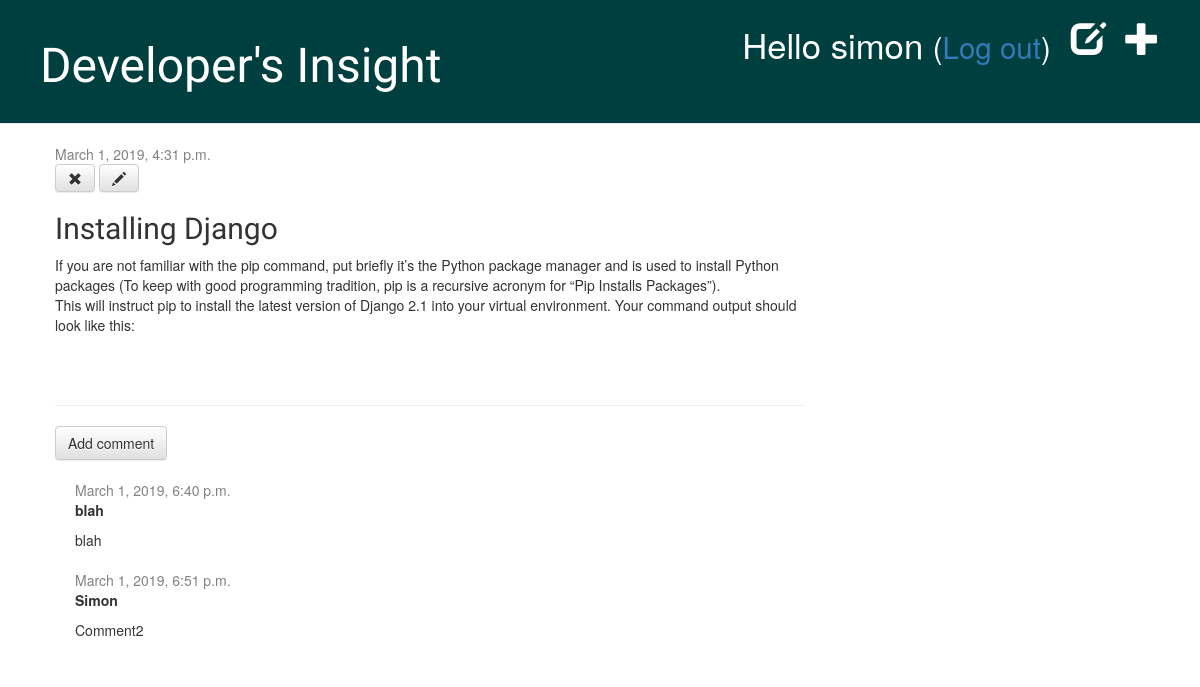
The app's page /post/5/ (signed in) with its own data.
### blog/models.py (models this page shows, shortened)
class Post(models.Model):
    author = models.ForeignKey(settings.AUTH_USER_MODEL, on_delete=models.CASCADE)
    title = models.CharField(max_length=200)
    text = models.TextField()
    created_date = models.DateTimeField(default=timezone.now)
    published_date = models.DateTimeField(blank=True, null=True)
    image = models.FileField(upload_to='static/images', null=True)

class Comment(models.Model):
    post = models.ForeignKey('blog.Post', on_delete=models.CASCADE, related_name='comments')
    author = models.CharField(max_length=200)
    text = models.TextField()
    created_date = models.DateTimeField(default=timezone.now)
    approved_comment = models.BooleanField(default=False)

### blog/views.py (the view)
# urls.py: path('post/<int:pk>/', views.post_detail, name='post_detail'),
@login_required
def post_detail(request, pk):
    post = get_object_or_404(Post, pk=pk)
    return render(request, 'blog/post_detail.html', {'post': post})

### blog/templates/blog/post_detail.html (shortened to what this page needs)
{% extends 'blog/base.html' %}
{% block content %}
    <div class="post">
        {% if post.published_date %}
        <div class="date">
            {{ post.published_date }}
        </div>
        {% else %}
        <a class="btn btn-default" href="{% url 'post_publish' pk=post.pk %}">Publish</a>
        {% endif %}
        {% if user.is_authenticated %}
        <a class="btn btn-default" href="{% url 'post_remove' pk=post.pk %}"><span class="glyphicon glyphicon-remove"></span></a>
        <a class="btn btn-default" href="{% url 'post_edit' pk=post.pk %}"><span class="glyphicon glyphicon-pencil"></span></a>
        {% endif %}
        <h2>{{ post.title }}</h2>
        <p>{{ post.text|linebreaksbr }}</p>
    </div>
<hr>
<a class="btn btn-default" href="{% url 'add_comment_to_post' pk=post.pk %}">Add comment</a>
{% for comment in post.comments.all %}
    {% if user.is_authenticated or comment.approved_comment %}
    <div class="comment">
        <div class="date">
            {{ comment.created_date }}
        </div>
        <strong>{{ comment.author }}</strong>
        <p>{{ comment.text|linebreaks }}</p>
    </div>
    {% endif %}
{% empty %}
    <p>No comments here yet :(</p>
{% endfor %}
{% endblock %}

### blog/templates/blog/base.html (shortened to what this page needs)
{% load static %}
<html>
    <head>
        <link rel="stylesheet" href="//maxcdn.bootstrapcdn.com/bootstrap/3.2.0/css/bootstrap.min.css">
        <link rel="stylesheet" href="//maxcdn.bootstrapcdn.com/bootstrap/3.2.0/css/bootstrap-theme.min.css">
        <link rel="stylesheet" href="{% static 'css/blog.css' %}">
    </head>
<body>
    <div class="page-header">
        {% if user.is_authenticated %}
        <a href="{% url 'post_new' %}" class="top-menu"><span class="glyphicon glyphicon-plus"></span></a>
        <a href="{% url 'post_draft_list' %}" class="top-menu"><span class="glyphicon glyphicon-edit"></span></a>
        <p class="top-menu">Hello {{ user.username }} <small>(<a href="{% url 'logout' %}">Log out</a>)</small></p>
        {% else %}
            <a href="{% url 'login' %}" class="top-menu"><span class="glyphicon glyphicon-lock"></span></a>
        {% endif %}
        <h1><a href="/">Developer's Insight</a></h1>
    </div>
    <div class="content container">
        <div class="row">
            <div class="col-md-8">
            {% block content %}
            {% endblock %}
            </div>
        </div>
    </div>
</body>
</html>

### blog/static/css/blog.css (style rules this page uses)
h1 a, h2 a { color: #C25100; font-family: 'Lobster'; }
.page-header { background-color:#003F3F; margin-top: 0; padding: 20px 20px 20px 40px; }
.page-header h1, .page-header h1 a, .page-header h1 a:visited, .page-header h1 a:active { color: #ffffff; font-size: 36pt; text-decoration: none; }
.content { margin-left: 40px; }
h1, h2, h3, h4 { font-family: 'Lobster', cursive; }
.date { color: #828282; }
.top-menu, .top-menu:hover, .top-menu:visited { color: #ffffff; float: right; font-size: 26pt; margin-right: 20px; }
.post { margin-bottom: 70px; }
.comment { margin: 20px 0px 20px 20px; }

### records on screen
Post: published_date "March 1, 2019, 4:31 p.m.", title "Installing Django", text "If you are not familiar with the pip command, put briefly it’s the Python package manager and is used to install Python packages (To keep with good programming tradition, pip is a recursive acronym for “Pip Installs Packages”). This will instruct pip to install the latest version of Django 2.1 into your virtual environment. Your command output should look like this:"
Comment: created_date "March 1, 2019, 6:40 p.m.", author "blah", text "blah"
Comment: created_date "March 1, 2019, 6:51 p.m.", author "Simon", text "Comment2"

### other values on screen
{{ user.username }} "simon"
